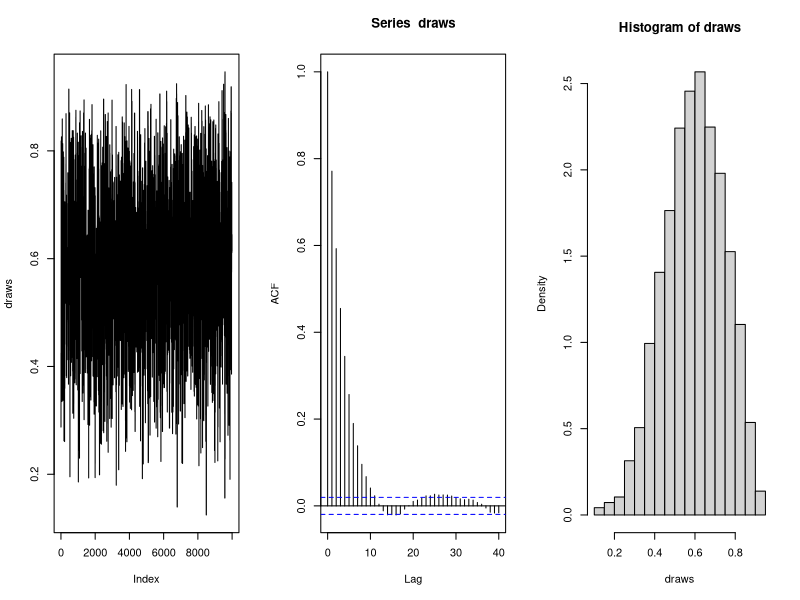
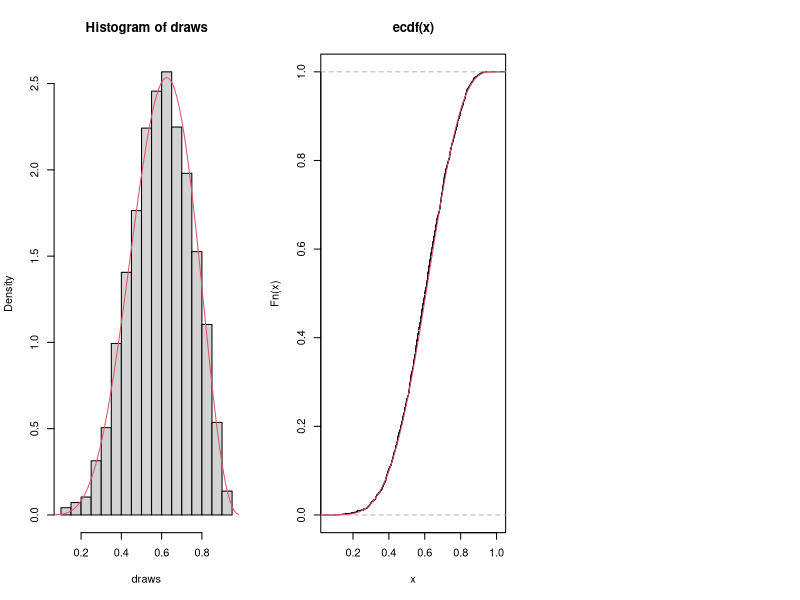
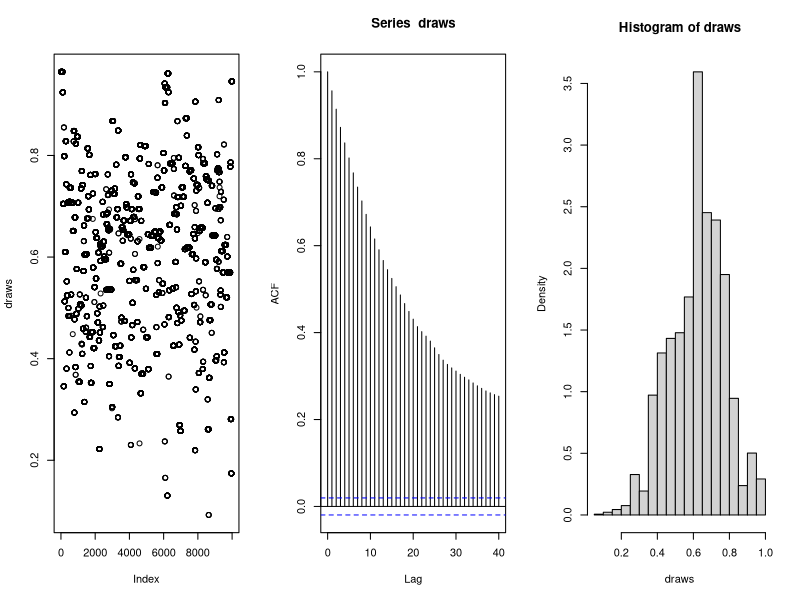
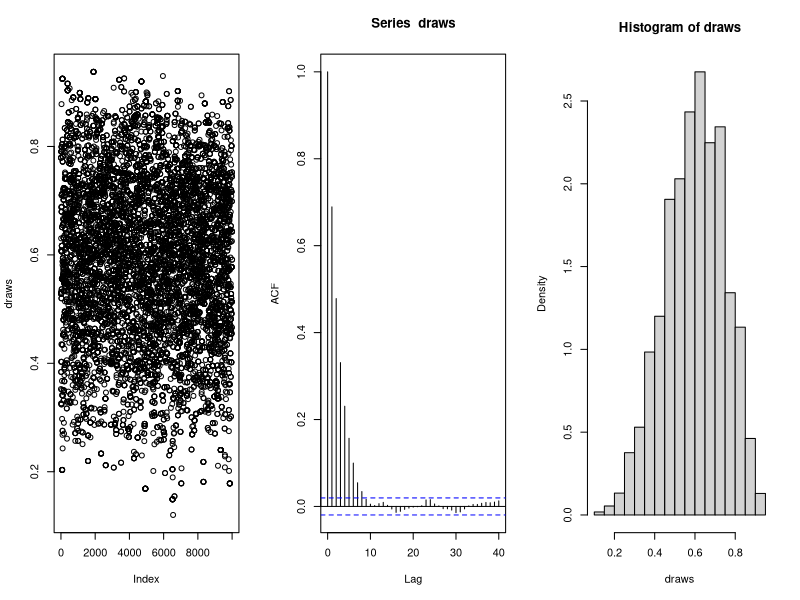
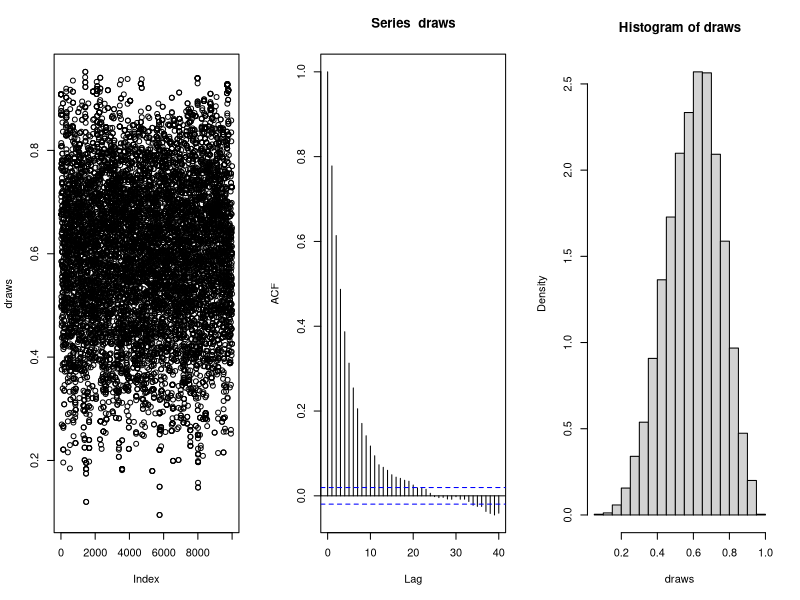

These figures' R source, in order:
## ---- chunk 1
target = function(x){
  if( x < 0 | x > 1 ){
    return(0)}
  else {
    density = 1 / beta(6,4) * (x)^5 * (1-x)^3
    return(density)
  }
}

sampler = function(c, iteration){
  phi = rep(0,iteration)
  phi[1] = runif(1)     #initialize; sample from uni(0,1)
  for(i in 2:iteration){
    current_phi = phi[i-1]
    proposed_phi = rbeta(1, c*current_phi,  c*(1-current_phi) )
    
    # compute acceptance probability
    Pr_current_to_proposed = target(current_phi) * dbeta(proposed_phi, c*current_phi, c*(1-current_phi))
    Pr_proposed_to_current = target(proposed_phi) * dbeta(current_phi, c*proposed_phi, c*(1-proposed_phi))
    A = Pr_proposed_to_current / Pr_current_to_proposed
    
    if(runif(1)<A){
      phi[i] = proposed_phi      # accept move with probabily min(1,A)
      } else {
        phi[i] = current_phi       # otherwise "reject" move, and stay where we are
      }
  }
  return(phi)
}

## ---- chunk 2
set.seed(123)
draws = sampler(c = 1, 10000)  # set c = 1 and sample 10000 

par(mfrow=c(1,3))  #1 row, 3 columns
plot(draws, type = 'l'); acf(draws); hist(draws, freq = FALSE)  #plot commands
## ---- chunk 3
p = seq(0,1, length=100)
hist(draws, freq = FALSE)
lines(p, dbeta(p, 6, 4), col=2) 
## ---- chunk 4
plot.ecdf(draws)
lines(p,pbeta(p,6,4), col = 2)
ks.test(draws, "pbeta", 6, 4)
## ---- chunk 5
c = c(0.1, 2.5, 10)
for(i in seq_along(c)){
  draws = sampler(c[i], 10000) 
  par(mfrow=c(1,3))  
  plot(draws); acf(draws); hist(draws, freq = FALSE)  
}
